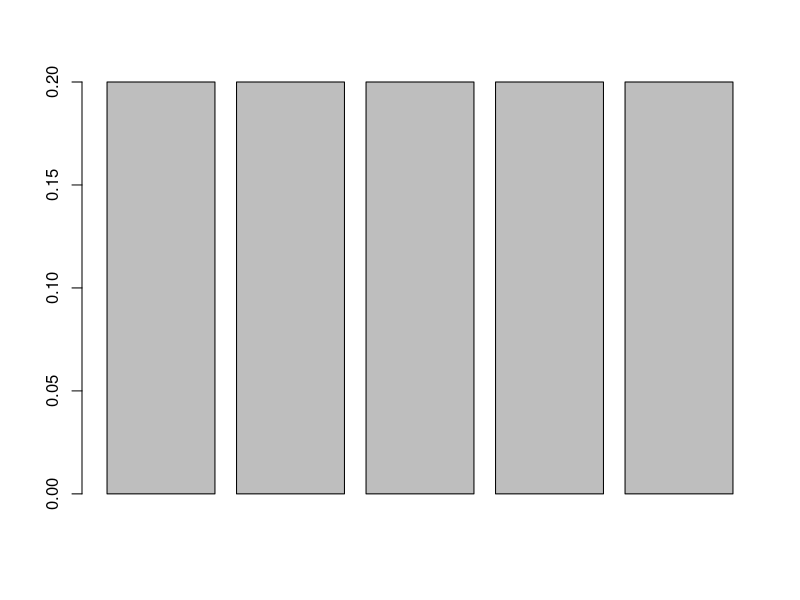
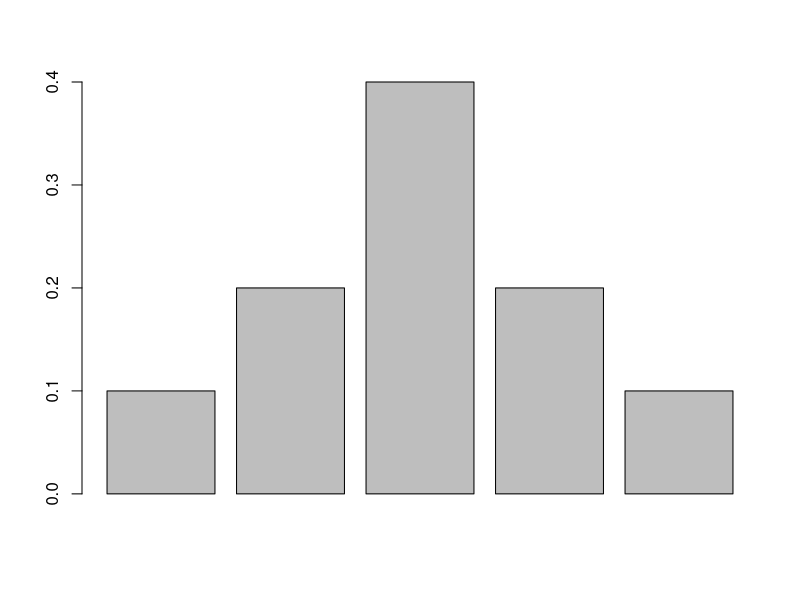
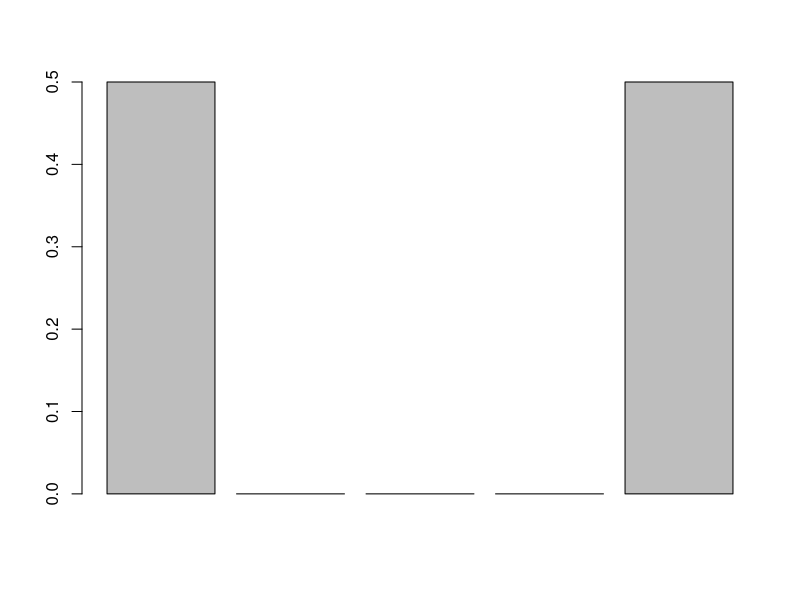
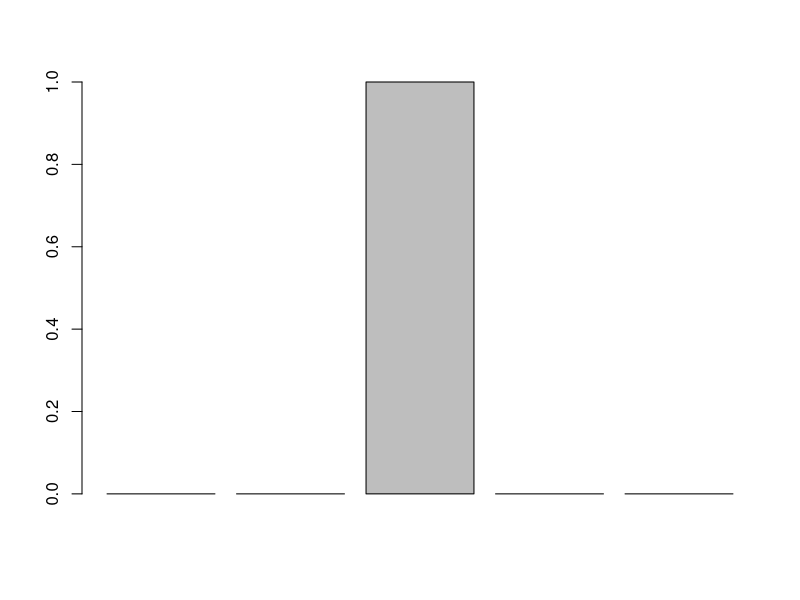

These charts were generated, in order, by the following R code:
mean_var <- function(x, pmf){
  mean_ <- sum(pmf*x)
  var_ <- sum(pmf*(x-mean_)^2)
  print(mean_)
  print(var_)
  barplot(pmf)
}

mean_var(c(1, 2, 3, 4, 5), c(1/5, 1/5, 1/5, 1/5, 1/5))
mean_var(c(1, 2, 3, 4, 5), c(1/10, 2/10, 4/10, 2/10, 1/10))
mean_var(c(1, 2, 3, 4, 5), c(5/10, 0, 0, 0, 5/10))
mean_var(c(1, 2, 3, 4, 5), c(0, 0, 1, 0, 0))
